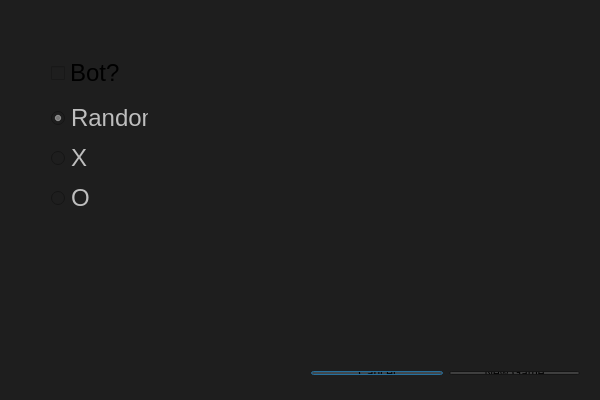
<?xml version="1.0" encoding="UTF-8"?>
<ui version="4.0">
 <class>SettingsClass</class>
 <widget class="QDialog" name="SettingsClass">
  <property name="geometry">
   <rect>
    <x>0</x>
    <y>0</y>
    <width>600</width>
    <height>400</height>
   </rect>
  </property>
  <property name="windowTitle">
   <string>Settings</string>
  </property>
  <property name="styleSheet">
   <string notr="true">background-color: rgb(30, 30, 30);</string>
  </property>
  <widget class="QWidget" name="layoutWidget">
   <property name="geometry">
    <rect>
     <x>300</x>
     <y>360</y>
     <width>291</width>
     <height>26</height>
    </rect>
   </property>
   <layout class="QHBoxLayout" name="horizontalLayout">
    <item>
     <widget class="QPushButton" name="cancelButton">
      <property name="text">
       <string>Cancel</string>
      </property>
     </widget>
    </item>
    <item>
     <widget class="QPushButton" name="okButton">
      <property name="text">
       <string>New Game</string>
      </property>
     </widget>
    </item>
   </layout>
  </widget>
  <widget class="QWidget" name="layoutWidget">
   <property name="geometry">
    <rect>
     <x>40</x>
     <y>40</y>
     <width>119</width>
     <height>192</height>
    </rect>
   </property>
   <layout class="QVBoxLayout" name="verticalLayout_2">
    <item>
     <widget class="QCheckBox" name="botCheckBox">
      <property name="font">
       <font>
        <pointsize>18</pointsize>
       </font>
      </property>
      <property name="text">
       <string>Bot?</string>
      </property>
     </widget>
    </item>
    <item>
     <layout class="QVBoxLayout" name="verticalLayout">
      <item>
       <widget class="QRadioButton" name="randomRButton">
        <property name="enabled">
         <bool>false</bool>
        </property>
        <property name="font">
         <font>
          <pointsize>18</pointsize>
         </font>
        </property>
        <property name="text">
         <string>Random</string>
        </property>
        <property name="checked">
         <bool>true</bool>
        </property>
       </widget>
      </item>
      <item>
       <widget class="QRadioButton" name="xRButton">
        <property name="enabled">
         <bool>false</bool>
        </property>
        <property name="font">
         <font>
          <pointsize>18</pointsize>
         </font>
        </property>
        <property name="text">
         <string>X</string>
        </property>
        <property name="checked">
         <bool>false</bool>
        </property>
       </widget>
      </item>
      <item>
       <widget class="QRadioButton" name="oRButton">
        <property name="enabled">
         <bool>false</bool>
        </property>
        <property name="font">
         <font>
          <pointsize>18</pointsize>
         </font>
        </property>
        <property name="text">
         <string>O</string>
        </property>
        <property name="checked">
         <bool>false</bool>
        </property>
       </widget>
      </item>
     </layout>
    </item>
   </layout>
  </widget>
 </widget>
 <layoutdefault spacing="6" margin="11"/>
 <resources/>
 <connections>
  <connection>
   <sender>cancelButton</sender>
   <signal>clicked()</signal>
   <receiver>SettingsClass</receiver>
   <slot>reject()</slot>
   <hints>
    <hint type="sourcelabel">
     <x>369</x>
     <y>373</y>
    </hint>
    <hint type="destinationlabel">
     <x>209</x>
     <y>239</y>
    </hint>
   </hints>
  </connection>
  <connection>
   <sender>okButton</sender>
   <signal>clicked()</signal>
   <receiver>SettingsClass</receiver>
   <slot>accept()</slot>
   <hints>
    <hint type="sourcelabel">
     <x>488</x>
     <y>376</y>
    </hint>
    <hint type="destinationlabel">
     <x>501</x>
     <y>217</y>
    </hint>
   </hints>
  </connection>
 </connections>
</ui>
